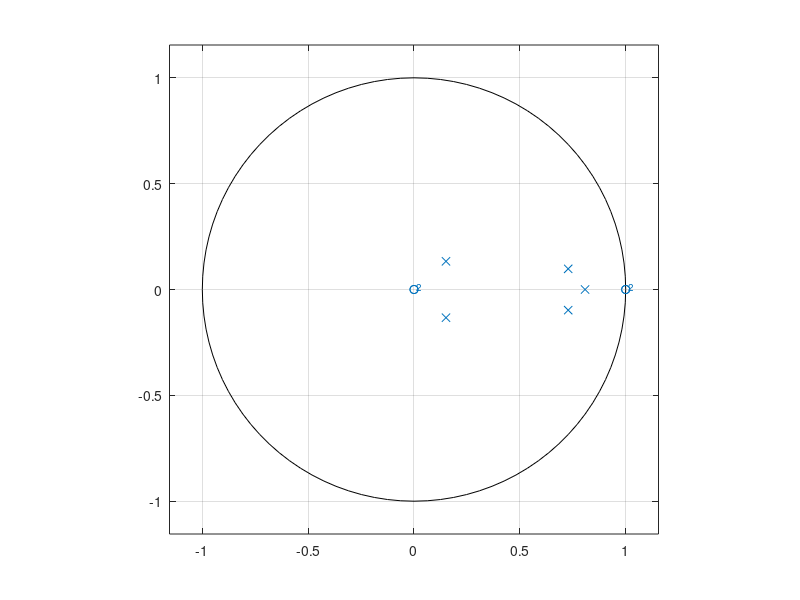
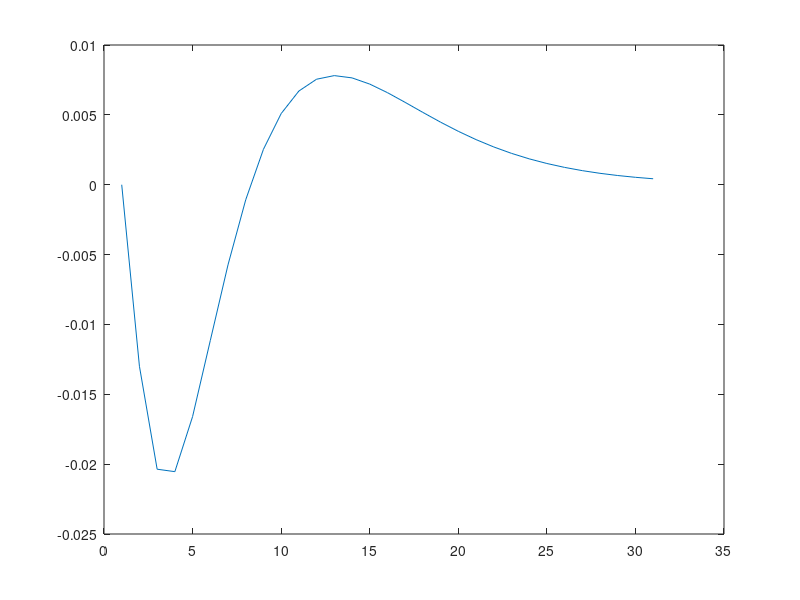

Write the MATLAB code that produced these figures, in order.
clear all;clc;
load('up_data.mat');

R = [1,-2.1413504773076,1.129696418626183];
S = [2.234554720612933,-0.767776975975086,-1.587675728196071e-2];

r0  = R(1); r1 = R(2); r2 = R(3);
s0  = S(1); s1 = S(2); s2 = S(3);

Ac0 = A0*r0;
Ac1 = A0*r1 + A1*r0 + B1*s0;
Ac2 = A0*r2 + A1*r1 + A2*r0 + B1*s1 + (B2-B1)*s0;
Ac3 = A1*r2 + A2*r1 + B1*s2 + (B2-B1)*s1 + (-B2)*s0;
Ac4 = A2*r2 + (B2-B1)*s2 + (-B2)*s1;
Ac5 = (-B2)*s2;

T   = r0 + r1 + r2;
BT0 = T*B0
BT1 = T*B1
BT2 = T*(B2-B1)
BT3 = T*(-B2)

sys=tf([BT0 BT1 BT2 BT3 0 0],[Ac0 Ac1 Ac2 Ac3 Ac4 Ac5],-1)
zplane([BT0 BT1 BT2 BT3 0 0],[Ac0 Ac1 Ac2 Ac3 Ac4 Ac5]);
figure;plot(step(sys));

steady_state_gain = (BT0+BT1+BT2+BT3)/(Ac0+Ac1+Ac2+Ac3+Ac4+Ac5)

disp(['v = ', num2str(T), '*r + (', num2str(-s0), ')*y + (', num2str(-s1), ')*samples(100,3) + (', num2str(-s2), ')*samples(99,3) + (', num2str(-r1), ')*x + (', num2str(-r2), ')*samples(100,5)']);
